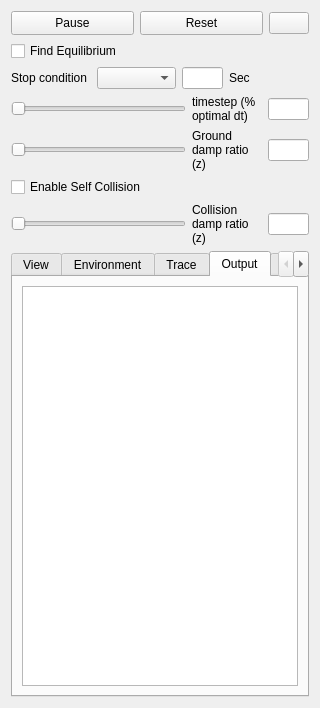
<?xml version="1.0" encoding="UTF-8"?>
<ui version="4.0">
 <class>PhysicsDialog</class>
 <widget class="QWidget" name="PhysicsDialog">
  <property name="geometry">
   <rect>
    <x>0</x>
    <y>0</y>
    <width>263</width>
    <height>708</height>
   </rect>
  </property>
  <property name="windowTitle">
   <string>Form</string>
  </property>
  <layout class="QVBoxLayout" name="verticalLayout_6">
   <item>
    <layout class="QHBoxLayout" name="horizontalLayout_6">
     <item>
      <widget class="QPushButton" name="PauseButton">
       <property name="minimumSize">
        <size>
         <width>0</width>
         <height>24</height>
        </size>
       </property>
       <property name="text">
        <string>Pause</string>
       </property>
      </widget>
     </item>
     <item>
      <widget class="QPushButton" name="ResetButton">
       <property name="minimumSize">
        <size>
         <width>0</width>
         <height>24</height>
        </size>
       </property>
       <property name="text">
        <string>Reset</string>
       </property>
      </widget>
     </item>
     <item>
      <widget class="QPushButton" name="RecordButton">
       <property name="sizePolicy">
        <sizepolicy hsizetype="Fixed" vsizetype="Fixed">
         <horstretch>0</horstretch>
         <verstretch>0</verstretch>
        </sizepolicy>
       </property>
       <property name="text">
        <string/>
       </property>
       <property name="icon">
        <iconset resource="VoxCad.qrc">
         <normaloff>:/Icons/Icons/Record.png</normaloff>:/Icons/Icons/Record.png</iconset>
       </property>
       <property name="checkable">
        <bool>true</bool>
       </property>
      </widget>
     </item>
    </layout>
   </item>
   <item>
    <layout class="QHBoxLayout" name="horizontalLayout_16">
     <item>
      <widget class="QCheckBox" name="UseEquilibriumCheck">
       <property name="toolTip">
        <string>Accelerates the simulation to find the equilibrium position quickly</string>
       </property>
       <property name="text">
        <string>Find Equilibrium</string>
       </property>
      </widget>
     </item>
    </layout>
   </item>
   <item>
    <layout class="QHBoxLayout" name="horizontalLayout_15">
     <item>
      <widget class="QLabel" name="label_11">
       <property name="sizePolicy">
        <sizepolicy hsizetype="Preferred" vsizetype="Preferred">
         <horstretch>0</horstretch>
         <verstretch>0</verstretch>
        </sizepolicy>
       </property>
       <property name="minimumSize">
        <size>
         <width>0</width>
         <height>0</height>
        </size>
       </property>
       <property name="maximumSize">
        <size>
         <width>80</width>
         <height>16777215</height>
        </size>
       </property>
       <property name="toolTip">
        <string>Percent of optimal timestep to run at. [0-1.0+]
Greater values speed up the simulation, but &gt;1.0
can be unstable.</string>
       </property>
       <property name="text">
        <string>Stop condition</string>
       </property>
       <property name="wordWrap">
        <bool>true</bool>
       </property>
      </widget>
     </item>
     <item>
      <widget class="QComboBox" name="StopSelectCombo">
       <property name="toolTip">
        <string>Sets a condition for auto-stopping the simulation</string>
       </property>
      </widget>
     </item>
     <item>
      <widget class="QLineEdit" name="StopValueEdit">
       <property name="enabled">
        <bool>true</bool>
       </property>
       <property name="sizePolicy">
        <sizepolicy hsizetype="Fixed" vsizetype="Fixed">
         <horstretch>0</horstretch>
         <verstretch>0</verstretch>
        </sizepolicy>
       </property>
       <property name="minimumSize">
        <size>
         <width>41</width>
         <height>0</height>
        </size>
       </property>
       <property name="maximumSize">
        <size>
         <width>41</width>
         <height>16777215</height>
        </size>
       </property>
       <property name="acceptDrops">
        <bool>false</bool>
       </property>
       <property name="toolTip">
        <string>The value of selected auto-stopping condition to trigger a stop.</string>
       </property>
      </widget>
     </item>
     <item>
      <widget class="QLabel" name="StopValueLabel">
       <property name="sizePolicy">
        <sizepolicy hsizetype="Preferred" vsizetype="Preferred">
         <horstretch>0</horstretch>
         <verstretch>0</verstretch>
        </sizepolicy>
       </property>
       <property name="minimumSize">
        <size>
         <width>0</width>
         <height>0</height>
        </size>
       </property>
       <property name="maximumSize">
        <size>
         <width>80</width>
         <height>16777215</height>
        </size>
       </property>
       <property name="toolTip">
        <string>Percent of optimal timestep to run at. [0-1.0+]
Greater values speed up the simulation, but &gt;1.0
can be unstable.</string>
       </property>
       <property name="text">
        <string>Sec</string>
       </property>
       <property name="wordWrap">
        <bool>true</bool>
       </property>
      </widget>
     </item>
    </layout>
   </item>
   <item>
    <layout class="QHBoxLayout" name="horizontalLayout_3">
     <item>
      <widget class="QSlider" name="dtSlider">
       <property name="sizePolicy">
        <sizepolicy hsizetype="Expanding" vsizetype="Fixed">
         <horstretch>0</horstretch>
         <verstretch>0</verstretch>
        </sizepolicy>
       </property>
       <property name="minimumSize">
        <size>
         <width>120</width>
         <height>0</height>
        </size>
       </property>
       <property name="toolTip">
        <string>Percent of optimal timestep to run at. [0-1.0+]
Greater values speed up the simulation, but &gt;1.0
can be unstable.</string>
       </property>
       <property name="maximum">
        <number>100</number>
       </property>
       <property name="singleStep">
        <number>1</number>
       </property>
       <property name="orientation">
        <enum>Qt::Horizontal</enum>
       </property>
      </widget>
     </item>
     <item>
      <widget class="QLabel" name="label">
       <property name="sizePolicy">
        <sizepolicy hsizetype="Preferred" vsizetype="Preferred">
         <horstretch>0</horstretch>
         <verstretch>0</verstretch>
        </sizepolicy>
       </property>
       <property name="minimumSize">
        <size>
         <width>70</width>
         <height>0</height>
        </size>
       </property>
       <property name="maximumSize">
        <size>
         <width>80</width>
         <height>16777215</height>
        </size>
       </property>
       <property name="toolTip">
        <string>Percent of optimal timestep to run at. [0-1.0+]
Greater values speed up the simulation, but &gt;1.0
can be unstable.</string>
       </property>
       <property name="text">
        <string>timestep (%  optimal dt)</string>
       </property>
       <property name="wordWrap">
        <bool>true</bool>
       </property>
      </widget>
     </item>
     <item>
      <widget class="QLineEdit" name="dtEdit">
       <property name="enabled">
        <bool>true</bool>
       </property>
       <property name="sizePolicy">
        <sizepolicy hsizetype="Fixed" vsizetype="Fixed">
         <horstretch>0</horstretch>
         <verstretch>0</verstretch>
        </sizepolicy>
       </property>
       <property name="minimumSize">
        <size>
         <width>41</width>
         <height>0</height>
        </size>
       </property>
       <property name="maximumSize">
        <size>
         <width>41</width>
         <height>16777215</height>
        </size>
       </property>
       <property name="acceptDrops">
        <bool>false</bool>
       </property>
       <property name="toolTip">
        <string>Percent of optimal timestep to run at. [0-1.0+]
Greater values speed up the simulation, but &gt;1.0
can be unstable.</string>
       </property>
      </widget>
     </item>
    </layout>
   </item>
   <item>
    <layout class="QHBoxLayout" name="horizontalLayout_9">
     <item>
      <widget class="QSlider" name="GNDDampSlider">
       <property name="sizePolicy">
        <sizepolicy hsizetype="Expanding" vsizetype="Fixed">
         <horstretch>0</horstretch>
         <verstretch>0</verstretch>
        </sizepolicy>
       </property>
       <property name="minimumSize">
        <size>
         <width>120</width>
         <height>0</height>
        </size>
       </property>
       <property name="toolTip">
        <string>Damping ratio relative to ground [0-0.1+].
0 represents a vacuum, larger values
represent a more viscous fluid environment.</string>
       </property>
       <property name="maximum">
        <number>100</number>
       </property>
       <property name="singleStep">
        <number>1</number>
       </property>
       <property name="orientation">
        <enum>Qt::Horizontal</enum>
       </property>
      </widget>
     </item>
     <item>
      <widget class="QLabel" name="label_9">
       <property name="minimumSize">
        <size>
         <width>70</width>
         <height>0</height>
        </size>
       </property>
       <property name="maximumSize">
        <size>
         <width>80</width>
         <height>16777215</height>
        </size>
       </property>
       <property name="toolTip">
        <string>Damping ratio relative to ground [0-0.1+].
0 represents a vacuum, larger values
represent a more viscous fluid environment.</string>
       </property>
       <property name="text">
        <string>Ground damp ratio (z)</string>
       </property>
       <property name="wordWrap">
        <bool>true</bool>
       </property>
       <property name="indent">
        <number>-2</number>
       </property>
      </widget>
     </item>
     <item>
      <widget class="QLineEdit" name="GNDDampEdit">
       <property name="enabled">
        <bool>true</bool>
       </property>
       <property name="sizePolicy">
        <sizepolicy hsizetype="Fixed" vsizetype="Fixed">
         <horstretch>0</horstretch>
         <verstretch>0</verstretch>
        </sizepolicy>
       </property>
       <property name="minimumSize">
        <size>
         <width>41</width>
         <height>0</height>
        </size>
       </property>
       <property name="maximumSize">
        <size>
         <width>41</width>
         <height>16777215</height>
        </size>
       </property>
       <property name="toolTip">
        <string>Damping ratio relative to ground [0-0.1+].
0 represents a vacuum, larger values
represent a more viscous fluid environment.</string>
       </property>
      </widget>
     </item>
    </layout>
   </item>
   <item>
    <widget class="QCheckBox" name="UseSelfColCheck">
     <property name="toolTip">
      <string>Prevents self penetration when enabled.</string>
     </property>
     <property name="text">
      <string>Enable Self Collision</string>
     </property>
    </widget>
   </item>
   <item>
    <layout class="QHBoxLayout" name="horizontalLayout_7">
     <item>
      <widget class="QSlider" name="ColDampSlider">
       <property name="sizePolicy">
        <sizepolicy hsizetype="Expanding" vsizetype="Fixed">
         <horstretch>0</horstretch>
         <verstretch>0</verstretch>
        </sizepolicy>
       </property>
       <property name="minimumSize">
        <size>
         <width>120</width>
         <height>0</height>
        </size>
       </property>
       <property name="toolTip">
        <string>Damping ratio of collisions [0-2+].
Low values make elastic (bouncy) collisions, higher values
make inelastic (dead) collisions. 1.0 is critically damped.</string>
       </property>
       <property name="maximum">
        <number>100</number>
       </property>
       <property name="singleStep">
        <number>1</number>
       </property>
       <property name="orientation">
        <enum>Qt::Horizontal</enum>
       </property>
      </widget>
     </item>
     <item>
      <widget class="QLabel" name="label_7">
       <property name="minimumSize">
        <size>
         <width>70</width>
         <height>0</height>
        </size>
       </property>
       <property name="maximumSize">
        <size>
         <width>70</width>
         <height>16777215</height>
        </size>
       </property>
       <property name="toolTip">
        <string>Damping ratio of collisions [0-2+].
Low values make elastic (bouncy) collisions, higher values
make inelastic (dead) collisions. 1.0 is critically damped.</string>
       </property>
       <property name="text">
        <string>Collision damp ratio (z)</string>
       </property>
       <property name="wordWrap">
        <bool>true</bool>
       </property>
       <property name="indent">
        <number>-2</number>
       </property>
      </widget>
     </item>
     <item>
      <widget class="QLineEdit" name="ColDampEdit">
       <property name="enabled">
        <bool>true</bool>
       </property>
       <property name="sizePolicy">
        <sizepolicy hsizetype="Fixed" vsizetype="Fixed">
         <horstretch>0</horstretch>
         <verstretch>0</verstretch>
        </sizepolicy>
       </property>
       <property name="minimumSize">
        <size>
         <width>41</width>
         <height>0</height>
        </size>
       </property>
       <property name="maximumSize">
        <size>
         <width>41</width>
         <height>16777215</height>
        </size>
       </property>
       <property name="toolTip">
        <string>Damping ratio of collisions [0-2+].
Low values make elastic (bouncy) collisions, higher values
make inelastic (dead) collisions. 1.0 is critically damped.</string>
       </property>
      </widget>
     </item>
    </layout>
   </item>
   <item>
    <widget class="QTabWidget" name="PhysTabWidget">
     <property name="toolTip">
      <string>Options</string>
     </property>
     <property name="tabPosition">
      <enum>QTabWidget::North</enum>
     </property>
     <property name="currentIndex">
      <number>3</number>
     </property>
     <widget class="QWidget" name="View">
      <attribute name="title">
       <string>View</string>
      </attribute>
      <layout class="QVBoxLayout" name="verticalLayout_11">
       <property name="spacing">
        <number>2</number>
       </property>
       <property name="topMargin">
        <number>3</number>
       </property>
       <property name="bottomMargin">
        <number>3</number>
       </property>
       <item>
        <widget class="QGroupBox" name="DisplayBox">
         <property name="title">
          <string>Display</string>
         </property>
         <layout class="QHBoxLayout" name="horizontalLayout_12">
          <property name="spacing">
           <number>2</number>
          </property>
          <property name="topMargin">
           <number>3</number>
          </property>
          <property name="bottomMargin">
           <number>3</number>
          </property>
          <item>
           <widget class="QRadioButton" name="DispDisableRadio">
            <property name="text">
             <string>Disable</string>
            </property>
           </widget>
          </item>
          <item>
           <widget class="QRadioButton" name="DispVoxelsRadio">
            <property name="text">
             <string>Voxels</string>
            </property>
           </widget>
          </item>
          <item>
           <widget class="QRadioButton" name="DispConnRadio">
            <property name="text">
             <string>Connections</string>
            </property>
           </widget>
          </item>
         </layout>
        </widget>
       </item>
       <item>
        <widget class="QGroupBox" name="ViewOptionsGroup">
         <property name="title">
          <string>View Options</string>
         </property>
         <layout class="QHBoxLayout" name="horizontalLayout_14">
          <property name="spacing">
           <number>2</number>
          </property>
          <property name="topMargin">
           <number>3</number>
          </property>
          <property name="bottomMargin">
           <number>3</number>
          </property>
          <item>
           <layout class="QVBoxLayout" name="verticalLayout_9">
            <item>
             <widget class="QRadioButton" name="ViewDiscreteRadio">
              <property name="text">
               <string>Discrete</string>
              </property>
             </widget>
            </item>
            <item>
             <widget class="QRadioButton" name="ViewDeformedRadio">
              <property name="text">
               <string>Deformed</string>
              </property>
             </widget>
            </item>
            <item>
             <widget class="QRadioButton" name="ViewSmoothRadio">
              <property name="text">
               <string>Smooth</string>
              </property>
             </widget>
            </item>
           </layout>
          </item>
          <item>
           <layout class="QVBoxLayout" name="verticalLayout_7">
            <item>
             <widget class="QCheckBox" name="ForcesCheck">
              <property name="toolTip">
               <string>Internal forces (currently disabled)</string>
              </property>
              <property name="text">
               <string>Forces</string>
              </property>
             </widget>
            </item>
            <item>
             <widget class="QCheckBox" name="LocalCoordCheck">
              <property name="toolTip">
               <string>Origin and axes of each voxel.</string>
              </property>
              <property name="text">
               <string>Local Coords</string>
              </property>
             </widget>
            </item>
           </layout>
          </item>
         </layout>
        </widget>
       </item>
       <item>
        <widget class="QGroupBox" name="ColorGroup">
         <property name="title">
          <string>Color</string>
         </property>
         <layout class="QHBoxLayout" name="horizontalLayout_11">
          <property name="spacing">
           <number>2</number>
          </property>
          <property name="topMargin">
           <number>3</number>
          </property>
          <property name="bottomMargin">
           <number>3</number>
          </property>
          <item>
           <layout class="QVBoxLayout" name="verticalLayout_10">
            <item>
             <widget class="QRadioButton" name="TypeRadio">
              <property name="toolTip">
               <string>Size</string>
              </property>
              <property name="text">
               <string>Size</string>
              </property>
             </widget>
            </item>

            <item>
             <widget class="QRadioButton" name="StateRadio">
              <property name="toolTip">
               <string>Phase offset</string>
              </property>
              <property name="text">
               <string>Phase offset</string>
              </property>
             </widget>
            </item>

            <item>
             <widget class="QRadioButton" name="StiffnessRadio">
              <property name="toolTip">
               <string>Voxel stiffness</string>
              </property>
              <property name="text">
               <string>Stiffness</string>
              </property>
             </widget>
            </item>


            <item>
             <widget class="QRadioButton" name="DisplacementRadio">
              <property name="toolTip">
               <string>Forward model Predition</string>
              </property>
              <property name="text">
               <string>Predicted</string>
              </property>
             </widget>
            </item>

            <item>
             <widget class="QRadioButton" name="StrainERadio">
              <property name="toolTip">
               <string>Voltage</string>
              </property>
              <property name="text">
               <string>Voltage</string>
              </property>
             </widget>
            </item>

           </layout>
          </item>
          <item>
           <layout class="QVBoxLayout" name="verticalLayout_8">
            <property name="spacing">
             <number>1</number>
            </property>

            <item>
             <widget class="QRadioButton" name="KineticERadio">
              <property name="toolTip">
               <string>Disintegration</string>
              </property>
              <property name="text">
               <string>Disintegration</string>
              </property>
             </widget>
            </item>

            <item>
             <widget class="QRadioButton" name="StressRadio">
              <property name="toolTip">
               <string>Internal material stress</string>
              </property>
              <property name="text">
               <string>Engineering
Stress</string>
              </property>
             </widget>
            </item>
            <item>
             <widget class="QRadioButton" name="StrainRadio">
              <property name="toolTip">
               <string>Internal material strain</string>
              </property>
              <property name="text">
               <string>Engineering
Strain</string>
              </property>
             </widget>
            </item>
            <item>
             <widget class="QRadioButton" name="PressureRadio">
              <property name="text">
               <string>Pressure</string>
              </property>
             </widget>
            </item>
           </layout>
          </item>
         </layout>
        </widget>
       </item>
       <item>
        <widget class="QCheckBox" name="CoMCheck">
         <property name="text">
          <string>Lock view to center of mass</string>
         </property>
        </widget>
       </item>




       <item>
        <widget class="QGroupBox" name="PlotForcesGroup">
         <property name="title">
          <string>Plot forces</string>
         </property>
         <layout class="QHBoxLayout" name="horizontalLayout_140">
          <property name="spacing">
           <number>2</number>
          </property>
          <property name="topMargin">
           <number>3</number>
          </property>
          <property name="bottomMargin">
           <number>3</number>
          </property>
          <item>
           <layout class="QVBoxLayout" name="verticalLayout_90">
            <item>
             <widget class="QRadioButton" name="PlotDragRadio">
              <property name="text">
               <string>Drag forces</string>
              </property>
             </widget>
            </item>
            <item>
             <widget class="QRadioButton" name="PlotSpeedsRadio">
              <property name="text">
               <string>Projected speeds</string>
              </property>
             </widget>
            </item>
            <item>
             <widget class="QRadioButton" name="PlotNormalsRadio">
              <property name="text">
               <string>Surface normals</string>
              </property>
             </widget>
            </item>
           </layout>
          </item>
          <item>
           <layout class="QVBoxLayout" name="verticalLayout_70">
            <item>
             <widget class="QCheckBox" name="PlotForcesCheck">
              <property name="toolTip">
               <string>Plot forces?</string>
              </property>
              <property name="text">
               <string>Plot forces?</string>
              </property>
             </widget>
            </item>
           </layout>
          </item>
          <item>
          <widget class="QLineEdit" name="ForcesScalingEdit">
           <property name="enabled">
            <bool>true</bool>
           </property>
           <property name="sizePolicy">
            <sizepolicy hsizetype="Fixed" vsizetype="Fixed">
             <horstretch>0</horstretch>
             <verstretch>0</verstretch>
            </sizepolicy>
           </property>
           <property name="minimumSize">
            <size>
             <width>41</width>
             <height>0</height>
            </size>
           </property>
           <property name="maximumSize">
            <size>
             <width>41</width>
             <height>16777215</height>
            </size>
           </property>
           <property name="toolTip">
            <string>Scaling factor of plotted vectors</string>
           </property>
          </widget>
          </item>          
         </layout>
        </widget>
       </item>









       <item>
        <spacer name="verticalSpacer_2">
         <property name="orientation">
          <enum>Qt::Vertical</enum>
         </property>
         <property name="sizeHint" stdset="0">
          <size>
           <width>20</width>
           <height>40</height>
          </size>
         </property>
        </spacer>
       </item>
      </layout>
     </widget>
     <widget class="QWidget" name="Environment">
      <attribute name="title">
       <string>Environment</string>
      </attribute>
      <layout class="QVBoxLayout" name="verticalLayout_5">
       <property name="spacing">
        <number>2</number>
       </property>
       <property name="topMargin">
        <number>3</number>
       </property>
       <property name="bottomMargin">
        <number>3</number>
       </property>
       <item>
        <widget class="QCheckBox" name="UseTempCheck">
         <property name="toolTip">
          <string>Enables temperature changes.
Affects the size of each voxel according to its CTE.</string>
         </property>
         <property name="text">
          <string>Enable Temperature</string>
         </property>
        </widget>
       </item>
       <item>
        <layout class="QHBoxLayout" name="horizontalLayout_4">
         <item>
          <widget class="QSlider" name="TempSlider">
           <property name="toolTip">
            <string>Current environment temperature.
Base (no expansion) is 25°.</string>
           </property>
           <property name="maximum">
            <number>100</number>
           </property>
           <property name="singleStep">
            <number>1</number>
           </property>
           <property name="orientation">
            <enum>Qt::Horizontal</enum>
           </property>
          </widget>
         </item>
         <item>
          <widget class="QLabel" name="label_5">
           <property name="text">
            <string>Temp (°C)</string>
           </property>
          </widget>
         </item>
         <item>
          <widget class="QLineEdit" name="TempEdit">
           <property name="enabled">
            <bool>true</bool>
           </property>
           <property name="sizePolicy">
            <sizepolicy hsizetype="Fixed" vsizetype="Fixed">
             <horstretch>0</horstretch>
             <verstretch>0</verstretch>
            </sizepolicy>
           </property>
           <property name="minimumSize">
            <size>
             <width>41</width>
             <height>0</height>
            </size>
           </property>
           <property name="maximumSize">
            <size>
             <width>41</width>
             <height>16777215</height>
            </size>
           </property>
          </widget>
         </item>
        </layout>
       </item>
       <item>
        <widget class="QCheckBox" name="VaryTempCheck">
         <property name="toolTip">
          <string>Periodically varies the environment temperature when enabled.</string>
         </property>
         <property name="text">
          <string>Vary Temperature</string>
         </property>
        </widget>
       </item>
       <item>
        <layout class="QHBoxLayout" name="horizontalLayout_8">
         <item>
          <widget class="QSlider" name="TempPerSlider">
           <property name="toolTip">
            <string>Period of temperature variation in environment.</string>
           </property>
           <property name="maximum">
            <number>100</number>
           </property>
           <property name="singleStep">
            <number>1</number>
           </property>
           <property name="orientation">
            <enum>Qt::Horizontal</enum>
           </property>
          </widget>
         </item>
         <item>
          <widget class="QLabel" name="label_8">
           <property name="text">
            <string>Period (sec)</string>
           </property>
          </widget>
         </item>
         <item>
          <widget class="QLineEdit" name="TempPerEdit">
           <property name="enabled">
            <bool>true</bool>
           </property>
           <property name="sizePolicy">
            <sizepolicy hsizetype="Fixed" vsizetype="Fixed">
             <horstretch>0</horstretch>
             <verstretch>0</verstretch>
            </sizepolicy>
           </property>
           <property name="minimumSize">
            <size>
             <width>41</width>
             <height>0</height>
            </size>
           </property>
           <property name="maximumSize">
            <size>
             <width>41</width>
             <height>16777215</height>
            </size>
           </property>
          </widget>
         </item>
        </layout>
       </item>
       <item>
        <widget class="QCheckBox" name="UseGravCheck">
         <property name="toolTip">
          <string>Enables gravitational acceleration.</string>
         </property>
         <property name="text">
          <string>Enable Gravity</string>
         </property>
        </widget>
       </item>
       <item>
        <layout class="QHBoxLayout" name="horizontalLayout_5">
         <item>
          <widget class="QSlider" name="GravSlider">
           <property name="toolTip">
            <string>Gravitational acceleration (9.81 for earth).</string>
           </property>
           <property name="maximum">
            <number>100</number>
           </property>
           <property name="singleStep">
            <number>1</number>
           </property>
           <property name="orientation">
            <enum>Qt::Horizontal</enum>
           </property>
          </widget>
         </item>
         <item>
          <widget class="QLabel" name="label_6">
           <property name="text">
            <string>Grav (m/s²)</string>
           </property>
          </widget>
         </item>
         <item>
          <widget class="QLineEdit" name="GravEdit">
           <property name="enabled">
            <bool>true</bool>
           </property>
           <property name="sizePolicy">
            <sizepolicy hsizetype="Fixed" vsizetype="Fixed">
             <horstretch>0</horstretch>
             <verstretch>0</verstretch>
            </sizepolicy>
           </property>
           <property name="minimumSize">
            <size>
             <width>41</width>
             <height>0</height>
            </size>
           </property>
           <property name="maximumSize">
            <size>
             <width>41</width>
             <height>16777215</height>
            </size>
           </property>
          </widget>
         </item>
        </layout>
       </item>
       <item>
        <widget class="QCheckBox" name="UseFloorCheck">
         <property name="toolTip">
          <string>Enables a flat floor.</string>
         </property>
         <property name="text">
          <string>Enable Floor</string>
         </property>
        </widget>
       </item>
       <item>
        <widget class="QCheckBox" name="UseFloorSlopeCheck">
         <property name="toolTip">
          <string>Enables floor slope</string>
         </property>
         <property name="text">
          <string>Enable floor slope</string>
         </property>
        </widget>
       </item>       
       <item>
        <spacer name="verticalSpacer">
         <property name="orientation">
          <enum>Qt::Vertical</enum>
         </property>
         <property name="sizeHint" stdset="0">
          <size>
           <width>20</width>
           <height>191</height>
          </size>
         </property>
        </spacer>
       </item>
      </layout>
     </widget>
     <widget class="QWidget" name="Trace">
      <attribute name="title">
       <string>Trace</string>
      </attribute>
      <layout class="QVBoxLayout" name="verticalLayout_3">
       <item>
        <layout class="QHBoxLayout" name="horizontalLayout_2">
         <item>
          <layout class="QVBoxLayout" name="verticalLayout_2">
           <item>
            <widget class="QComboBox" name="VariableCombo"/>
           </item>
           <item>
            <widget class="QLabel" name="label_2">
             <property name="text">
              <string>Plot Variable</string>
             </property>
            </widget>
           </item>
          </layout>
         </item>
         <item>
          <layout class="QVBoxLayout" name="verticalLayout">
           <item>
            <widget class="QComboBox" name="DirectionCombo"/>
           </item>
           <item>
            <widget class="QLabel" name="label_3">
             <property name="text">
              <string>Plot Direction</string>
             </property>
            </widget>
           </item>
          </layout>
         </item>
        </layout>
       </item>
       <item>
        <layout class="QHBoxLayout" name="horizontalLayout_10">
         <item>
          <spacer name="horizontalSpacer">
           <property name="orientation">
            <enum>Qt::Horizontal</enum>
           </property>
           <property name="sizeHint" stdset="0">
            <size>
             <width>40</width>
             <height>20</height>
            </size>
           </property>
          </spacer>
         </item>
         <item>
          <widget class="QCheckBox" name="LogEachCheck">
           <property name="text">
            <string>Log Every</string>
           </property>
          </widget>
         </item>
         <item>
          <widget class="QPushButton" name="SaveDataButton">
           <property name="text">
            <string>Save Data</string>
           </property>
          </widget>
         </item>
        </layout>
       </item>
      </layout>
     </widget>
     <widget class="QWidget" name="Output">
      <attribute name="title">
       <string>Output</string>
      </attribute>
      <layout class="QVBoxLayout" name="verticalLayout_4">
       <item>
        <widget class="QTextEdit" name="OutText"/>
       </item>
      </layout>
     </widget>
     <widget class="QWidget" name="Other">
      <attribute name="title">
       <string>Other</string>
      </attribute>
      <layout class="QVBoxLayout" name="verticalLayout_12">
       <property name="spacing">
        <number>1</number>
       </property>
       <property name="leftMargin">
        <number>6</number>
       </property>
       <property name="topMargin">
        <number>3</number>
       </property>
       <property name="rightMargin">
        <number>6</number>
       </property>
       <property name="bottomMargin">
        <number>3</number>
       </property>
       <item>
        <layout class="QHBoxLayout" name="horizontalLayout">
         <item>
          <widget class="QSlider" name="BondDampSlider">
           <property name="sizePolicy">
            <sizepolicy hsizetype="Expanding" vsizetype="Fixed">
             <horstretch>0</horstretch>
             <verstretch>0</verstretch>
            </sizepolicy>
           </property>
           <property name="minimumSize">
            <size>
             <width>80</width>
             <height>0</height>
            </size>
           </property>
           <property name="toolTip">
            <string>Bulk material damping. [0-1.0]
Small values are more jiggly. 0.0 represents no damping
and is unstable, 1.0 is critical damping.</string>
           </property>
           <property name="maximum">
            <number>100</number>
           </property>
           <property name="singleStep">
            <number>1</number>
           </property>
           <property name="orientation">
            <enum>Qt::Horizontal</enum>
           </property>
          </widget>
         </item>
         <item>
          <widget class="QLabel" name="label_4">
           <property name="minimumSize">
            <size>
             <width>50</width>
             <height>0</height>
            </size>
           </property>
           <property name="maximumSize">
            <size>
             <width>50</width>
             <height>16777215</height>
            </size>
           </property>
           <property name="toolTip">
            <string>Bulk material damping. [0-1.0]
Small values are more jiggly. 0.0 represents no damping
and is unstable, 1.0 is critical damping.</string>
           </property>
           <property name="text">
            <string>Bulk damp ratio (z)</string>
           </property>
           <property name="wordWrap">
            <bool>true</bool>
           </property>
           <property name="indent">
            <number>-2</number>
           </property>
          </widget>
         </item>
         <item>
          <widget class="QLineEdit" name="BondDampEdit">
           <property name="enabled">
            <bool>true</bool>
           </property>
           <property name="sizePolicy">
            <sizepolicy hsizetype="Fixed" vsizetype="Fixed">
             <horstretch>0</horstretch>
             <verstretch>0</verstretch>
            </sizepolicy>
           </property>
           <property name="minimumSize">
            <size>
             <width>41</width>
             <height>0</height>
            </size>
           </property>
           <property name="maximumSize">
            <size>
             <width>41</width>
             <height>16777215</height>
            </size>
           </property>
           <property name="toolTip">
            <string>Bulk material damping. [0-1.0]
Small values are more jiggly. 0.0 represents no damping
and is unstable, 1.0 is critical damping.</string>
           </property>
          </widget>
         </item>
        </layout>
       </item>
       <item>
        <widget class="QCheckBox" name="UseMaxVelLimitCheck">
         <property name="toolTip">
          <string>Enforces a maximum velocity when enabled (rarely used).
Useful for highly unstable scenarios.</string>
         </property>
         <property name="text">
          <string>Enable Velocity Limit</string>
         </property>
        </widget>
       </item>
       <item>
        <layout class="QHBoxLayout" name="horizontalLayout_13">
         <item>
          <widget class="QSlider" name="MaxVelLimitSlider">
           <property name="sizePolicy">
            <sizepolicy hsizetype="Expanding" vsizetype="Fixed">
             <horstretch>0</horstretch>
             <verstretch>0</verstretch>
            </sizepolicy>
           </property>
           <property name="minimumSize">
            <size>
             <width>120</width>
             <height>0</height>
            </size>
           </property>
           <property name="toolTip">
            <string>Maximum voxel velocity.</string>
           </property>
           <property name="maximum">
            <number>100</number>
           </property>
           <property name="singleStep">
            <number>1</number>
           </property>
           <property name="orientation">
            <enum>Qt::Horizontal</enum>
           </property>
          </widget>
         </item>
         <item>
          <widget class="QLabel" name="label_10">
           <property name="minimumSize">
            <size>
             <width>70</width>
             <height>0</height>
            </size>
           </property>
           <property name="maximumSize">
            <size>
             <width>70</width>
             <height>16777215</height>
            </size>
           </property>
           <property name="text">
            <string>Maximum Voxel Velocity</string>
           </property>
           <property name="wordWrap">
            <bool>true</bool>
           </property>
           <property name="indent">
            <number>-2</number>
           </property>
          </widget>
         </item>
        </layout>
       </item>
       <item>
        <widget class="QCheckBox" name="UseVolumeEffectsCheck">
         <property name="text">
          <string>Enable Volume Effects</string>
         </property>
        </widget>
       </item>
       <item>
        <spacer name="verticalSpacer_3">
         <property name="orientation">
          <enum>Qt::Vertical</enum>
         </property>
         <property name="sizeHint" stdset="0">
          <size>
           <width>20</width>
           <height>363</height>
          </size>
         </property>
        </spacer>
       </item>
      </layout>
     </widget>
    </widget>
   </item>
  </layout>
 </widget>
 <resources>
  <include location="VoxCad.qrc"/>
 </resources>
 <connections/>
</ui>
